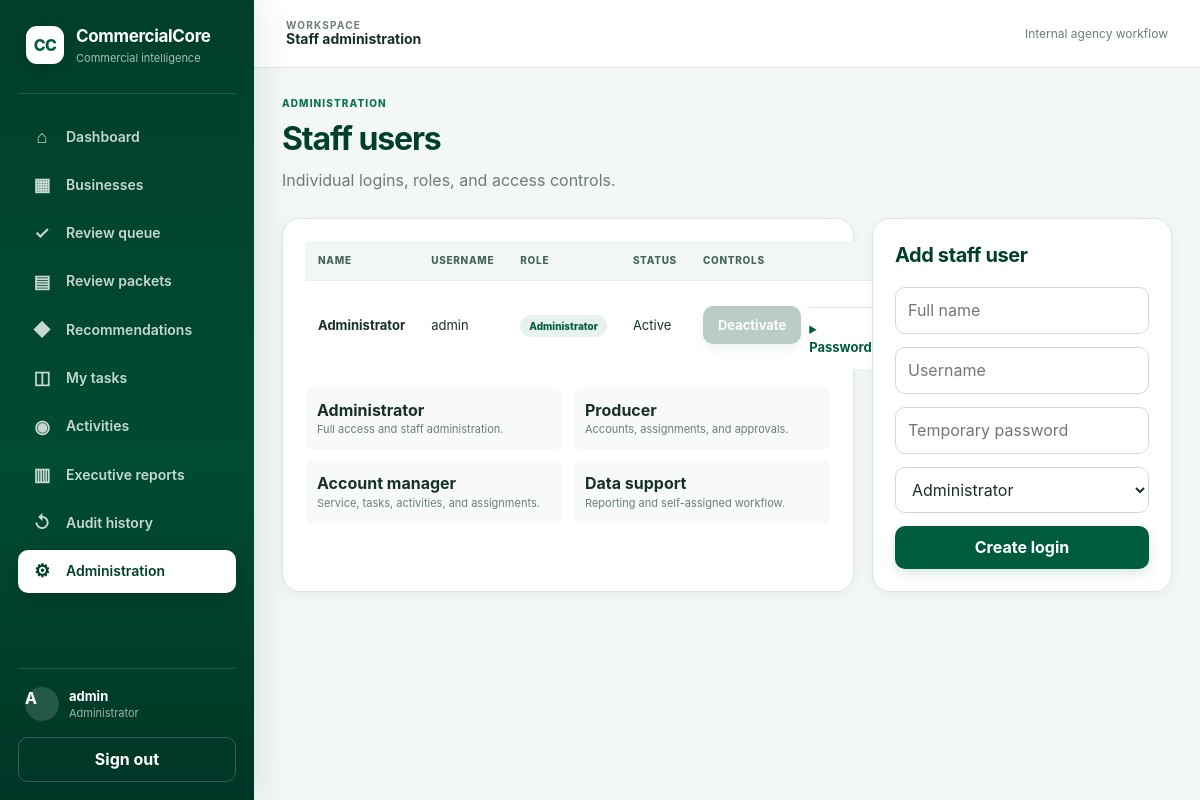
Page /admin/users (signed in) on the committed database.
### app/models.py (models this page shows)
class User(Base):
    __tablename__ = "users"
    id: Mapped[int] = mapped_column(Integer, primary_key=True)
    username: Mapped[str] = mapped_column(String(80), unique=True, index=True)
    full_name: Mapped[str] = mapped_column(String(160))
    password_hash: Mapped[str] = mapped_column(String(255))
    role: Mapped[str] = mapped_column(String(40), default="data_support")
    active: Mapped[bool] = mapped_column(Boolean, default=True)
    created_at: Mapped[datetime] = mapped_column(DateTime, default=now)

### app/main.py (the view)
@app.get("/admin/users", response_class=HTMLResponse)
def admin_users(request: Request, db: Session = Depends(get_db)):
    user = require_user(request, db)
    require_role(user, "administrator")
    users = list(db.scalars(select(User).order_by(User.full_name)))
    return render(request, "admin_users.html", {"users": users}, db)

### app/templates/admin_users.html
{% extends "base.html" %}{% block page_context %}Staff administration{% endblock %}{% block content %}<div class="page-header"><div><span class="eyebrow">Administration</span><h1>Staff users</h1><p>Individual logins, roles, and access controls.</p></div></div><div class="crm-layout"><section class="panel panel-wide"><table class="modern-table"><tr><th>Name</th><th>Username</th><th>Role</th><th>Status</th><th>Controls</th></tr>{% for u in users %}<tr><td><b>{{u.full_name}}</b></td><td>{{u.username}}</td><td><span class="role-pill">{{u.role|replace('_',' ')|title}}</span></td><td>{{'Active' if u.active else 'Inactive'}}</td><td><div class="inline-actions"><form method="post" action="/admin/users/{{u.id}}/toggle"><button class="secondary" {% if u.id==user.id and u.active %}disabled{% endif %}>{{'Deactivate' if u.active else 'Activate'}}</button></form><details><summary>Password</summary><form class="popover-form" method="post" action="/admin/users/{{u.id}}/password"><input type="password" minlength="8" name="password" required><button>Reset</button></form></details></div></td></tr>{% endfor %}</table><div class="permission-grid"><div><b>Administrator</b><span>Full access and staff administration.</span></div><div><b>Producer</b><span>Accounts, assignments, and approvals.</span></div><div><b>Account manager</b><span>Service, tasks, activities, and assignments.</span></div><div><b>Data support</b><span>Reporting and self-assigned workflow.</span></div></div></section><aside class="panel"><h2>Add staff user</h2><form method="post"><div class="field"><input name="full_name" placeholder="Full name" required></div><div class="field"><input name="username" placeholder="Username" required></div><div class="field"><input type="password" minlength="8" name="password" placeholder="Temporary password" required></div><div class="field"><select name="role"><option value="administrator">Administrator</option><option value="producer">Producer</option><option value="account_manager">Account manager</option><option value="data_support">Data support</option></select></div><button class="full-width">Create login</button></form></aside></div>{% endblock %}

### app/templates/base.html (shortened to what this page needs)
<!doctype html>
<html lang="en">
<head>
<link rel="stylesheet" href="/static/app.css">
</head>
<body class="{% if user %}app-body{% else %}auth-body{% endif %}">
{% if user %}
<div class="app-shell">
  <aside class="sidebar" id="sidebar">
    <div class="sidebar-brand">
      <div class="brand-mark">CC</div>
      <div><strong>CommercialCore</strong><span>Commercial intelligence</span></div>
    </div>
    <nav class="side-nav" aria-label="Primary navigation">
      <a class="{% if request.url.path == '/dashboard' %}active{% endif %}" href="/dashboard"><span class="nav-icon">⌂</span><span>Dashboard</span></a>
      <a class="{% if request.url.path.startswith('/businesses') %}active{% endif %}" href="/businesses"><span class="nav-icon">▦</span><span>Businesses</span></a>
      <a class="{% if request.url.path.startswith('/reviews') %}active{% endif %}" href="/reviews"><span class="nav-icon">✓</span><span>Review queue</span></a>
      <a class="{% if request.url.path.startswith('/review-packets') %}active{% endif %}" href="/review-packets"><span class="nav-icon">▤</span><span>Review packets</span></a>
      <a class="{% if request.url.path.startswith('/recommendations') %}active{% endif %}" href="/recommendations"><span class="nav-icon">◆</span><span>Recommendations</span></a>
      <a class="{% if request.url.path.startswith('/tasks') %}active{% endif %}" href="/tasks"><span class="nav-icon">◫</span><span>My tasks</span></a>
      <a class="{% if request.url.path.startswith('/activities') %}active{% endif %}" href="/activities"><span class="nav-icon">◉</span><span>Activities</span></a>
      <a class="{% if request.url.path.startswith('/executive-reports') %}active{% endif %}" href="/executive-reports"><span class="nav-icon">▥</span><span>Executive reports</span></a>
      {% if user.role in ['administrator','producer','account_manager'] %}<a class="{% if request.url.path.startswith('/audit') %}active{% endif %}" href="/audit"><span class="nav-icon">↺</span><span>Audit history</span></a>{% endif %}
      {% if user.role == 'administrator' %}<a class="{% if request.url.path.startswith('/admin') %}active{% endif %}" href="/admin/users"><span class="nav-icon">⚙</span><span>Administration</span></a>{% endif %}
    </nav>
    <div class="sidebar-footer">
      <div class="user-panel"><span class="user-avatar">{{ user.username[:1]|upper }}</span><div><strong>{{ user.username }}</strong><span>{{ user.role|replace('_',' ')|title }}</span></div></div>
      <form method="post" action="/logout"><button class="ghost-button full-width">Sign out</button></form>
    </div>
  </aside>
  <div class="app-main">
    <header class="app-topbar">
      <div class="topbar-context"><span class="context-label">Workspace</span><strong>{% block page_context %}CommercialCore{% endblock %}</strong></div>
      <div class="topbar-meta">Internal agency workflow</div>
    </header>
    <main class="content-wrap">
{% else %}
<main>
{% endif %}
{% block content %}{% endblock %}
{% if user %}
    </main>
  </div>
</div>
{% else %}
</main>
{% endif %}
</body></html>

### rows in the picture
User: username "A", username "admin", role "Administrator", full_name "Administrator", active "Active", active "Deactivate"
